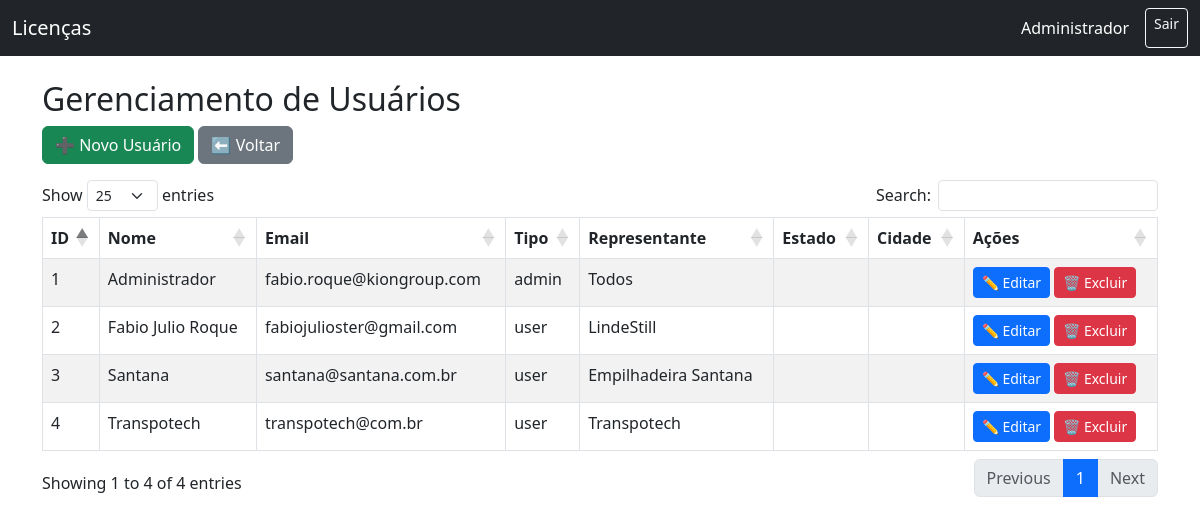
Page /admin/users (signed in) on the earlier database version.
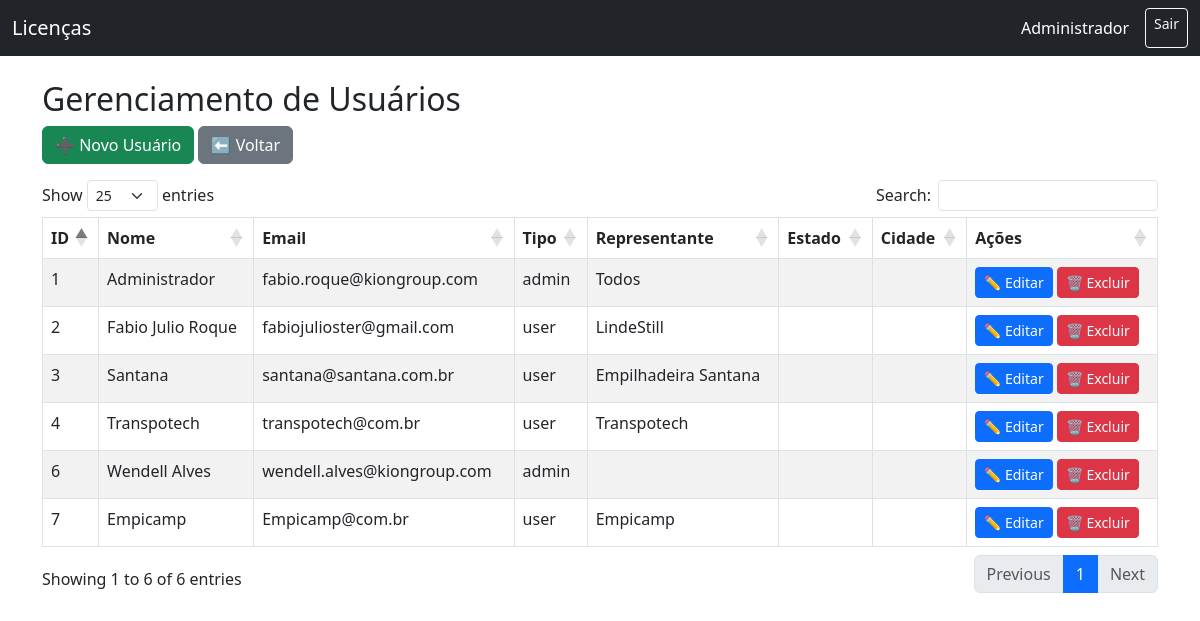
Same page on the later database version.
### tables this page shows
CREATE TABLE usuarios (
        id INTEGER PRIMARY KEY AUTOINCREMENT,
        nome TEXT NOT NULL,
        email TEXT UNIQUE NOT NULL,
        senha TEXT NOT NULL,
        tipo TEXT NOT NULL DEFAULT 'user',
        representante TEXT,
        estado TEXT,
        cidade TEXT
    );

### app.py (the view)
@app.route("/admin/users")
def admin_users():
    if session.get("user_tipo") != "admin":
        return redirect(url_for("login"))
    con = get_db()
    cur = con.cursor()
    cur.execute("""
        SELECT * FROM usuarios
        ORDER BY
            CASE WHEN tipo = 'admin' THEN 0 ELSE 1 END,
            nome ASC
    """)
    usuarios = cur.fetchall()
    return render_template("admin_users.html", usuarios=usuarios)

### app.py (called while the page is built)
def get_db():
    con = sqlite3.connect(DB_NAME)
    con.row_factory = sqlite3.Row
    return con

### templates/admin_users.html
{% extends "base.html" %}
{% block content %}
<div class="container mt-4">
    <h2>Gerenciamento de Usuários</h2>
    <div class="mb-3">
        <a href="{{ url_for('admin_users_new') }}" class="btn btn-success">➕ Novo Usuário</a>
        <a href="{{ url_for('admin') }}" class="btn btn-secondary">⬅ Voltar</a>
    </div>
    <table class="table table-striped table-bordered">
        <thead class="thead-dark">
            <tr>
                <th>ID</th>
                <th>Nome</th>
                <th>Email</th>
                <th>Tipo</th>
                <th>Representante</th>
                <th>Estado</th>
                <th>Cidade</th>
                <th>Ações</th>
            </tr>
        </thead>
        <tbody>
            {% for usuario in usuarios %}
            <tr>
                <td>{{ usuario['id'] }}</td>
                <td>{{ usuario['nome'] }}</td>
                <td>{{ usuario['email'] }}</td>
                <td>{{ usuario['tipo'] }}</td>
                <td>{{ usuario['representante'] }}</td>
                <td>{{ usuario['estado'] }}</td>
                <td>{{ usuario['cidade'] }}</td>
                <td>
                    <a href="{{ url_for('admin_users_edit', user_id=usuario['id']) }}"
                       class="btn btn-primary btn-sm">✏️ Editar</a>
                    <a href="{{ url_for('admin_users_delete', user_id=usuario['id']) }}"
                       class="btn btn-danger btn-sm"
                       onclick="return confirm('Tem certeza que deseja excluir este usuário?');">🗑️ Excluir</a>
                </td>
            </tr>
            {% endfor %}
        </tbody>
    </table>
</div>
{% endblock %}

### templates/base.html (shortened to what this page needs)
<!DOCTYPE html>
<html lang="pt-BR">
<head>
    <link href="https://cdn.jsdelivr.net/npm/bootstrap@5.3.0/dist/css/bootstrap.min.css" rel="stylesheet">
    <link rel="stylesheet" href="https://cdn.datatables.net/1.13.6/css/dataTables.bootstrap5.min.css">
</head>
<body>
    <nav class="navbar navbar-expand-lg navbar-dark bg-dark">
        <div class="container-fluid">
            <a class="navbar-brand" href="{{ url_for('login') }}">Licenças</a>
            {% if session.get('user_id') %}
            <div class="d-flex">
                <span class="navbar-text text-white me-3">
                    {{ session.get('user_nome') }}
                </span>
                <a href="{{ url_for('logout') }}" class="btn btn-outline-light btn-sm">Sair</a>
            </div>
            {% endif %}
        </div>
    </nav>
    {% block content %}{% endblock %}
</body>
</html>

Differences in the rows shown:
added usuarios: id "6", nome "Wendell Alves", email "wendell.alves@kiongroup.com", tipo "admin"
added usuarios: id "7", nome "Empicamp", email "Empicamp@com.br", tipo "user", representante "Empicamp"
Other differences:
text written by a page script: "Show entries Search: Showing 1 to 4 of 4 entries Previous 1 Next" → "Show entries Search: Showing 1 to 6 of 6 entries Previous 1 Next"
